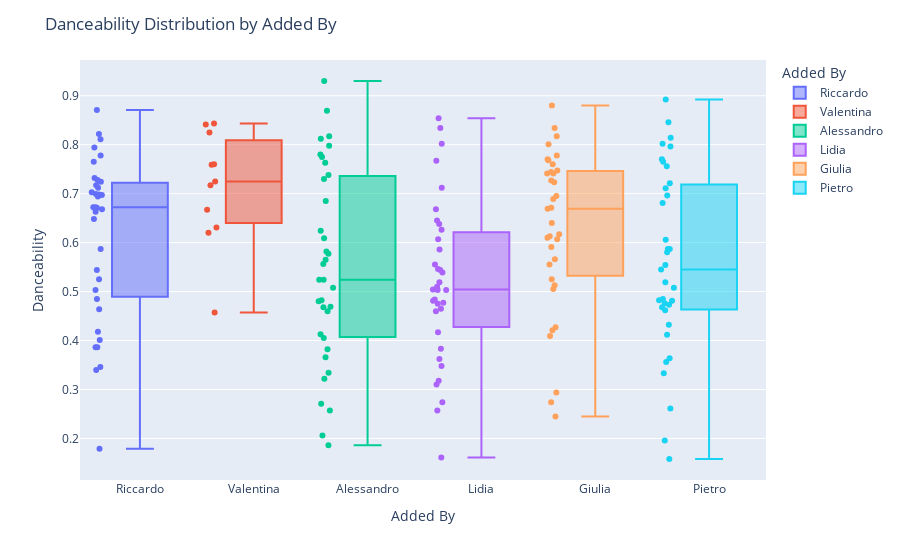

Source (notebook cell):
### Code cell
import plotly.express as px

fig = px.box(df, 
             x="Added By", 
             y="Danceability", 
             color="Added By",  # Color each group by Added By
             points="all",
             hover_data=["Artist", "Song"])  # Add Artist and Song to hover

# Optional: Customize the layout
fig.update_layout(
    title="Danceability Distribution by Added By",
    xaxis_title="Added By",
    yaxis_title="Danceability"
)

fig.show()

### Figure 1 — Plotly figure (JSON) as saved in the notebook; plotly's stock layout.template omitted (floating-point values rounded to 4 significant figures)
{"data": [{"alignmentgroup": "True", "boxpoints": "all", "customdata": [["ATB", "9 PM (Till I Come) - Radio Edit"], ["Ardian Bujupi,Capital T", "ANDIAMO"], ["Marvin Gaye,Tammi Terrell", "Ain't No Mountain High Enough"], ["Eyedress", "Cocaine Sunday"], ["L I M", "Comet"], ["BLACKPINK", "DDU-DU DDU-DU"], ["Shahram Shabpareh", "Doomad"], ["Freur", "Doot Doot"], ["Kanye West", "Father Stretch My Hands Pt. 1"], ["Sia", "Fire Meet Gasoline"], ["Major Lazer,Amber of Dirty Projectors", "Get Free"], ["Lea Rue,Broiler", "I Can't Say No! - Broiler Remix"], ["Disclosure,Sam Smith", "Latch"], ["George Michael", "One More Try - Remastered"], ["Kali Uchis", "Ridin Round"], ["Travis Scott,GloRilla", "SHYNE"], ["Anri", "SHYNESS BOY"], ["Flume,Tove Lo", "Say It"], ["Mara Sattei", "Scusa - prod. thasup"], ["Earth, Wind & Fire", "September"], ["The Chords", "Sh-Boom"], ["Robin S", "Show Me Love"], ["Club Dogo", "Spacco Tutto"], ["Blank Banshee", "Spirit Season"], ["Edward Maya,Vika Jigulina", "Stereo Love"], ["Thirty Seconds To Mars", "The Kill"], ["Jack Ü,Skrillex,Diplo,Aluna,AlunaGeorge", "To Ü (feat. AlunaGeorge)"], ["Daler Mehndi", "Tunak Tunak Tun"], ["bôa", "Twilight"], ["i cani", "Una cosa stupida"], ["CAZZETTE", "Weapon"], ["Yung Bae,Macross 82-99", "Welcome To The Disco"], ["GAYLE", "abcdefu (angrier)"], ["Moya Mishel", "Зима в сердце"], ["Molchat Doma", "Тоска"]], "hovertemplate": "Added By=%{x}<br>Danceability=%{y}<br>Artist=%{customdata[0]}<br>Song=%{customdata[1]}<extra></extra>", "legendgroup": "Riccardo", "marker": {"color": "#636efa"}, "name": "Riccardo", "notched": false, "offsetgroup": "Riccardo", "orientation": "v", "showlegend": true, "type": "box", "x": ["Riccardo", "Riccardo", "Riccardo", "Riccardo", "Riccardo", "Riccardo", "Riccardo", "Riccardo", "Riccardo", "Riccardo", "Riccardo", "Riccardo", "Riccardo", "Riccardo", "Riccardo", "Riccardo", "Riccardo", "Riccardo", "Riccardo", "Riccardo", "Riccardo", "Riccardo", "Riccardo", "Riccardo", "Riccardo", "Riccardo", "Riccardo", "Riccardo", "Riccardo", "Riccardo", "Riccardo", "Riccardo", "Riccardo", "Riccardo", "Riccardo"], "x0": " ", "xaxis": "x", "y": [0.672, 0.871, 0.663, 0.544, 0.34, 0.668, 0.712, 0.401, 0.724, 0.418, 0.525, 0.728, 0.503, 0.346, 0.822, 0.717, 0.765, 0.587, 0.732, 0.697, 0.672, 0.811, 0.703, 0.464, 0.778, 0.179, 0.485, 0.794, 0.386, 0.694, 0.698, 0.699, 0.671, 0.648, 0.386], "y0": " ", "yaxis": "y"}, {"alignmentgroup": "True", "boxpoints": "all", "customdata": [["Doechii,JT", "Alter Ego (with JT)"], ["Jungle", "Back On 74"], ["Jonas Brothers", "Burnin' Up"], ["Gorillaz,Shaun Ryder,Roses Gabor", "DARE (feat. Shaun Ryder & Roses Gabor)"], ["Backstreet Boys", "Everybody (Backstreet's Back) - Radio Edit"], ["M¥SS KETA", "GIOVANNA HARDCORE"], ["Anastacia", "I'm Outta Love"], ["Avril Lavigne", "I'm with You"], ["The 1975", "Love Me"], ["Lady Gaga,Beyoncé", "Telephone"], ["Caroline Polachek,Charli xcx,George Daniel", "Welcome To My Island - George Daniel & Charli XCX Remix"]], "hovertemplate": "Added By=%{x}<br>Danceability=%{y}<br>Artist=%{customdata[0]}<br>Song=%{customdata[1]}<extra></extra>", "legendgroup": "Valentina", "marker": {"color": "#EF553B"}, "name": "Valentina", "notched": false, "offsetgroup": "Valentina", "orientation": "v", "showlegend": true, "type": "box", "x": ["Valentina", "Valentina", "Valentina", "Valentina", "Valentina", "Valentina", "Valentina", "Valentina", "Valentina", "Valentina", "Valentina"], "x0": " ", "xaxis": "x", "y": [0.841, 0.62, 0.667, 0.76, 0.725, 0.843, 0.759, 0.457, 0.631, 0.825, 0.717], "y0": " ", "yaxis": "y"}, {"alignmentgroup": "True", "boxpoints": "all", "customdata": [["Alfa Mist,Bongeziwe Mabandla", "Apho"], ["ROSALÍA", "BIZCOCHITO"], ["Deftones", "Be Quiet and Drive (Far Away)"], ["Fleet Foxes", "Blue Ridge Mountains"], ["Public Enemy,Benny Benassi", "Bring the Noise"], ["Weezer", "Buddy Holly"], ["Caroline Polachek", "Dang"], ["Fred again..,Delilah Montagu", "Delilah (pull me out of this)"], ["Jane Remover", "Experimental Skin"], ["Korn", "Falling Away from Me"], ["Porcupine Tree", "Fear Of A Blank Planet - 2024 Remaster"], ["Franco Battiato,Abdul Halim Sabra", "Fogh In Nakhal - 2008 Remaster"], ["KIDS SEE GHOSTS,Ty Dolla $ign", "Freeee (Ghost Town Pt. 2)"], ["Lily Allen", "Fuck You"], ["Charli xcx,Billie Eilish", "Guess featuring billie eilish"], ["The Smiths", "Heaven Knows I'm Miserable Now - 2011 Remaster"], ["PinkPantheress", "Illegal"], ["Neutral Milk Hotel", "In the Aeroplane Over the Sea"], ["Arca,ROSALÍA", "KLK"], ["The Last Shadow Puppets", "Les Cactus"], ["The Smashing Pumpkins", "Mayonaise - 2011 Remaster"], ["Turnstile", "NEVER ENOUGH"], ["Édith Piaf", "Non, je ne regrette rien"], ["Fontaines D.C.", "Oh Such A Spring"], ["Gilberto Gil", "Pega a Voga, Cabeludo"], ["Arca", "Riquiquí"], ["Troye Sivan,PinkPantheress,Hyunjin", "Rush (feat. PinkPantheress & Hyunjin of Stray Kids)"], ["Joey Valence & Brae,Rebecca Black", "SEE U DANCE (feat. Rebecca Black)"], ["Beach House", "Space Song"], ["Bon Iver", "THINGS BEHIND THINGS BEHIND THINGS"], ["COBRAH,VTSS,MCR-T", "TITS, LIPS, HIPS, KISS (10/10 Remix)"], ["TOOL", "The Pot"], ["Verdena", "Un Blu Sincero"], ["Magdalena Bay", "Watching T.V."], ["Bob Sinclar,Steve Edwards", "World Hold On (Children of the Sky) - Radio Edit"]], "hovertemplate": "Added By=%{x}<br>Danceability=%{y}<br>Artist=%{customdata[0]}<br>Song=%{customdata[1]}<extra></extra>", "legendgroup": "Alessandro", "marker": {"color": "#00cc96"}, "name": "Alessandro", "notched": false, "offsetgroup": "Alessandro", "orientation": "v", "showlegend": true, "type": "box", "x": ["Alessandro", "Alessandro", "Alessandro", "Alessandro", "Alessandro", "Alessandro", "Alessandro", "Alessandro", "Alessandro", "Alessandro", "Alessandro", "Alessandro", "Alessandro", "Alessandro", "Alessandro", "Alessandro", "Alessandro", "Alessandro", "Alessandro", "Alessandro", "Alessandro", "Alessandro", "Alessandro", "Alessandro", "Alessandro", "Alessandro", "Alessandro", "Alessandro", "Alessandro", "Alessandro", "Alessandro", "Alessandro", "Alessandro", "Alessandro", "Alessandro"], "x0": " ", "xaxis": "x", "y": [0.257, 0.93, 0.206, 0.524, 0.812, 0.556, 0.817, 0.685, 0.405, 0.468, 0.366, 0.524, 0.334, 0.775, 0.78, 0.609, 0.624, 0.271, 0.798, 0.322, 0.482, 0.186, 0.382, 0.565, 0.577, 0.48, 0.73, 0.869, 0.508, 0.413, 0.763, 0.469, 0.46, 0.582, 0.738], "y0": " ", "yaxis": "y"}, {"alignmentgroup": "True", "boxpoints": "all", "customdata": [["Lady Gaga", "Applause"], ["AC/DC", "Back In Black"], ["Depeche Mode", "Black Celebration"], ["Type O Negative", "Black No. 1 (Little Miss Scare -All)"], ["Dead by April", "Breaking Point"], ["Type O Negative", "Cinnamon Girl"], ["Casey Edwards", "Devil Trigger"], ["Basshunter", "DotA - Radio Edit"], ["O-Zone", "Dragostea din tei"], ["Depeche Mode", "Enjoy the Silence"], ["Metallica", "Enter Sandman - Radio Edit"], ["Vintage,Bedanokov,Люай", "Eva (Kavkaz remix)"], ["Blue Foundation", "Eyes on Fire"], ["Sonata Arctica", "Fade to Black"], ["Dead by April", "I Can't Breathe"], ["Lacuna Coil", "I Wish You Were Dead"], ["Datura,U.S.U.R.A.", "Infinity"], ["Type O Negative", "Kill All the White People"], ["Killing Joke", "Love Like Blood"], ["Eternxlkz", "Montagem Nada Tropica"], ["STARSET", "My Demons"], ["Type O Negative", "My Girlfriend's Girlfriend"], ["Sonata Arctica", "My Land"], ["Ciara", "Paint It, Black"], ["cassö,RAYE,D-Block Europe", "Prada"], ["Within Temptation,Anders Friden", "Raise Your Banner"], ["Rihanna", "S&M"], ["Bizarrap,Shakira", "Shakira: Bzrp Music Sessions, Vol. 53"], ["Rammstein", "Sonne"], ["Nightwish", "Storytime"], ["Dead by April", "Swarm Mode"], ["Maroon 5", "This Love"], ["Green Day", "Wake Me up When September Ends"], ["Five Finger Death Punch", "War is the Answer"], ["Five Finger Death Punch", "Wrong Side of Heaven"]], "hovertemplate": "Added By=%{x}<br>Danceability=%{y}<br>Artist=%{customdata[0]}<br>Song=%{customdata[1]}<extra></extra>", "legendgroup": "Lidia", "marker": {"color": "#ab63fa"}, "name": "Lidia", "notched": false, "offsetgroup": "Lidia", "orientation": "v", "showlegend": true, "type": "box", "x": ["Lidia", "Lidia", "Lidia", "Lidia", "Lidia", "Lidia", "Lidia", "Lidia", "Lidia", "Lidia", "Lidia", "Lidia", "Lidia", "Lidia", "Lidia", "Lidia", "Lidia", "Lidia", "Lidia", "Lidia", "Lidia", "Lidia", "Lidia", "Lidia", "Lidia", "Lidia", "Lidia", "Lidia", "Lidia", "Lidia", "Lidia", "Lidia", "Lidia", "Lidia", "Lidia"], "x0": " ", "xaxis": "x", "y": [0.668, 0.31, 0.503, 0.348, 0.362, 0.484, 0.504, 0.46, 0.802, 0.607, 0.586, 0.645, 0.544, 0.519, 0.477, 0.475, 0.555, 0.318, 0.417, 0.834, 0.274, 0.539, 0.161, 0.626, 0.638, 0.383, 0.767, 0.854, 0.51, 0.465, 0.257, 0.712, 0.546, 0.503, 0.481], "y0": " ", "yaxis": "y"}, {"alignmentgroup": "True", "boxpoints": "all", "customdata": [["Hannah Holgersson", "Ave Maria - Schubert"], ["Lady Gaga", "Bad Romance"], ["Nicki Minaj,Ice Spice,Aqua", "Barbie World (with Aqua) [From Barbie The Album]"], ["The Weeknd", "Blinding Lights"], ["Lady Gaga", "Bloody Mary"], ["Glee Cast", "Bust Your Windows"], ["Lana Del Rey", "Cinnamon Girl"], ["Dua Lipa", "Dance The Night - From Barbie The Album"], ["Indila", "Dernière danse"], ["Djo", "End of Beginning"], ["Bruno Mars", "Finesse"], ["PSY", "Gangnam Style (강남스타일)"], ["Daft Punk", "Harder, Better, Faster, Stronger"], ["Shakira,Wyclef Jean", "Hips Don't Lie (feat. Wyclef Jean)"], ["Dua Lipa", "Houdini"], ["Anne Hathaway", "I Dreamed A Dream - From  Les Misérables "], ["Elton John", "I'm Still Standing"], ["Master KG,Nomcebo Zikode", "Jerusalema (feat. Nomcebo Zikode)"], ["Taylor Swift", "Karma"], ["Christina Aguilera,Lil' Kim,Mýa,P!nk", "Lady Marmalade - From  Moulin Rouge  Soundtrack"], ["Las Divinas", "Las Divinas"], ["Meghan Trainor", "Made You Look"], ["Chappell Roan", "My Kink Is Karma"], ["Rio Romeo", "Nothing's New"], ["Chappell Roan", "Pink Pony Club"], ["Zach Bryan", "Pink Skies"], ["James Blunt", "Postcards"], ["Whitney Houston", "Queen of the Night - Radio Edit"], ["Nicki Minaj", "Starships"], ["Meryl Streep", "The Winner Takes It All - From  Mamma Mia! "], ["Spice Girls", "Wannabe"], ["Ariana Grande,Cynthia Erivo", "What Is This Feeling?"], ["Beyoncé", "YA YA"], ["Taylor Swift", "cardigan"], ["girl in red", "we fell in love in october"]], "hovertemplate": "Added By=%{x}<br>Danceability=%{y}<br>Artist=%{customdata[0]}<br>Song=%{customdata[1]}<extra></extra>", "legendgroup": "Giulia", "marker": {"color": "#FFA15A"}, "name": "Giulia", "notched": false, "offsetgroup": "Giulia", "orientation": "v", "showlegend": true, "type": "box", "x": ["Giulia", "Giulia", "Giulia", "Giulia", "Giulia", "Giulia", "Giulia", "Giulia", "Giulia", "Giulia", "Giulia", "Giulia", "Giulia", "Giulia", "Giulia", "Giulia", "Giulia", "Giulia", "Giulia", "Giulia", "Giulia", "Giulia", "Giulia", "Giulia", "Giulia", "Giulia", "Giulia", "Giulia", "Giulia", "Giulia", "Giulia", "Giulia", "Giulia", "Giulia", "Giulia"], "x0": " ", "xaxis": "x", "y": [0.245, 0.695, 0.77, 0.513, 0.591, 0.409, 0.294, 0.671, 0.669, 0.689, 0.741, 0.727, 0.817, 0.778, 0.744, 0.274, 0.505, 0.88, 0.64, 0.76, 0.801, 0.834, 0.555, 0.421, 0.61, 0.525, 0.723, 0.741, 0.747, 0.427, 0.768, 0.607, 0.617, 0.613, 0.566], "y0": " ", "yaxis": "y"}, {"alignmentgroup": "True", "boxpoints": "all", "customdata": [["Lambrini Girls", "Big Dick Energy"], ["Tyler, The Creator,Pharrell Williams", "Big Poe (feat. Sk8brd)"], ["Limp Bizkit", "Break Stuff"], ["Denzel Curry", "Bulls on Parade - triple j Like A Version"], ["Verdena", "Crystal Ball"], ["Sting,Cheb Mami", "Desert Rose"], ["Hemant Kumar", "Ei Raat Tomar Amar"], ["Crizin da Z.O.", "Festa da Carne"], ["System Of A Down", "Fuck the System"], ["Type O Negative", "Green Man"], ["Booker T. & the M.G.'s", "Green Onions - 2022 Remaster"], ["Puscifer", "Green Valley"], ["YUNGBLUD", "Idols Pt. I"], ["Franco Battiato", "Impressioni di settembre"], ["Venamoris,Dave Lombardo", "In the Shadows"], ["The Parlor Mob", "Into the Sun"], ["Manu Chao", "La vie à 2"], ["Dalila Kayros", "Leviatan"], ["Fergie", "M.I.L.F. $"], ["Nelly Furtado", "Maneater"], ["Les Claypool", "Mushroom Men"], ["Bodam Project,Pierpaolo Capovilla", "Niente - Radio Edit"], ["Skiantos", "Non farò mai quello che vuoi"], ["Slipknot", "People = Shit"], ["Honningbarna", "Schäfer"], ["Type O Negative", "September Sun"], ["Within Temptation", "Summertime Sadness"], ["Faith No More", "The Gentle Art of Making Enemies - 2016 Remaster"], ["Nelly Furtado", "The Grass Is Green"], ["Puscifer", "The Humbling River"], ["Red Hot Chili Peppers", "The Longest Wave"], ["Franco Battiato,Carmen Consoli", "Tutto L'Universo Obbedisce All'Amore"], ["Vinicio Capossela", "Utrennyaya gimnastika"], ["Rothadás", "Vértükör"], ["Within Temptation", "Wireless"]], "hovertemplate": "Added By=%{x}<br>Danceability=%{y}<br>Artist=%{customdata[0]}<br>Song=%{customdata[1]}<extra></extra>", "legendgroup": "Pietro", "marker": {"color": "#19d3f3"}, "name": "Pietro", "notched": false, "offsetgroup": "Pietro", "orientation": "v", "showlegend": true, "type": "box", "x": ["Pietro", "Pietro", "Pietro", "Pietro", "Pietro", "Pietro", "Pietro", "Pietro", "Pietro", "Pietro", "Pietro", "Pietro", "Pietro", "Pietro", "Pietro", "Pietro", "Pietro", "Pietro", "Pietro", "Pietro", "Pietro", "Pietro", "Pietro", "Pietro", "Pietro", "Pietro", "Pietro", "Pietro", "Pietro", "Pietro", "Pietro", "Pietro", "Pietro", "Pietro", "Pietro"], "x0": " ", "xaxis": "x", "y": [0.519, 0.711, 0.432, 0.364, 0.545, 0.587, 0.356, 0.802, 0.473, 0.468, 0.814, 0.485, 0.482, 0.333, 0.58, 0.508, 0.696, 0.765, 0.77, 0.796, 0.756, 0.681, 0.846, 0.462, 0.196, 0.261, 0.587, 0.412, 0.606, 0.554, 0.476, 0.721, 0.892, 0.158, 0.481], "y0": " ", "yaxis": "y"}], "layout": {"boxmode": "overlay", "legend": {"title": {"text": "Added By"}, "tracegroupgap": 0}, "margin": {"t": 60}, "title": {"text": "Danceability Distribution by Added By"}, "xaxis": {"anchor": "y", "categoryarray": ["Riccardo", "Valentina", "Alessandro", "Lidia", "Giulia", "Pietro"], "categoryorder": "array", "domain": [0, 1], "title": {"text": "Added By"}}, "yaxis": {"anchor": "x", "domain": [0, 1], "title": {"text": "Danceability"}}}}
